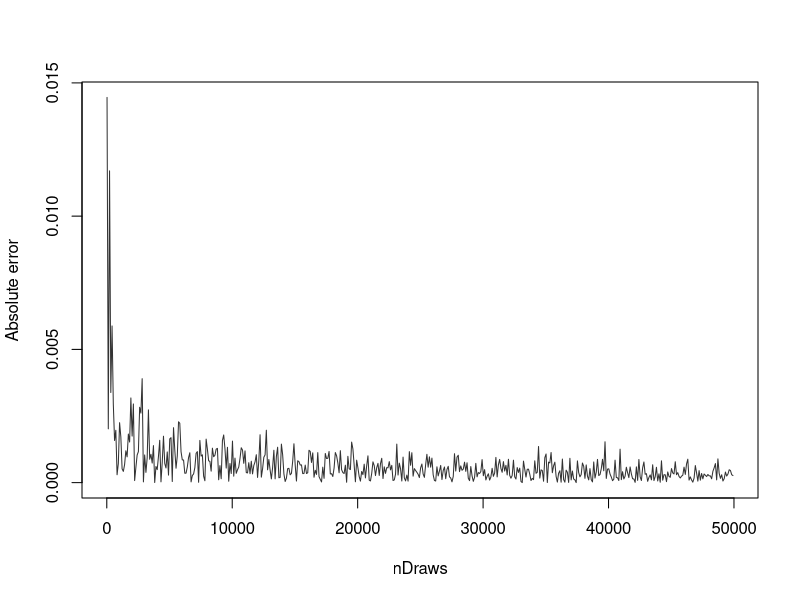
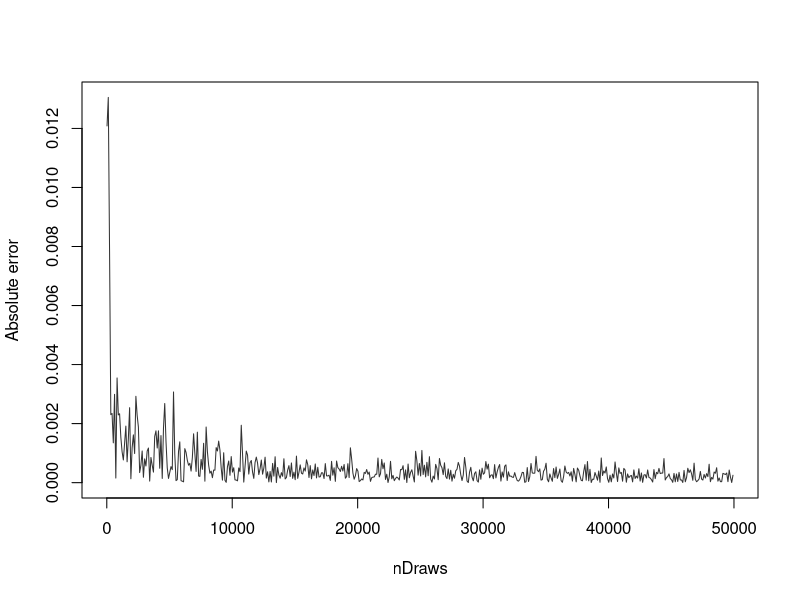
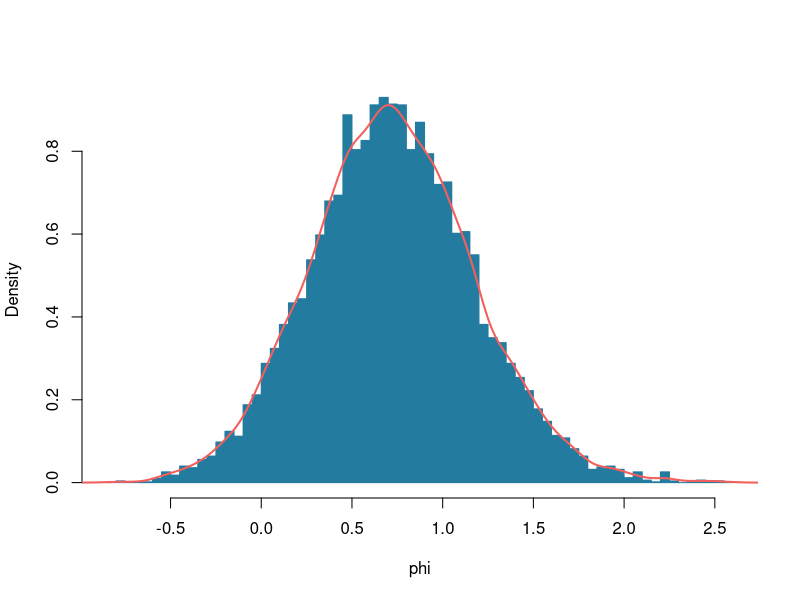

Recreate these plots in R, in order.
set.seed(12345)
col1 = '#247ba0'
col2 = '#f25f5c'
col3 = '#333333'

a = 2
b = 2
s = 14
n = 20

xGrid <- seq(0.001, 0.999, 0.001)

## 1a
draw = function(nDraws){
  sample = rbeta(nDraws, a+s, b+(n-s))
  mean_sample = mean(sample)
  sd_sample = sd(sample)
  
  return (c(mean_sample, sd_sample))
}

alpha = a + s
beta = b + (n-s)

intervals = seq(20,50000,100)
data = sapply(intervals, draw)

true = dbeta(xGrid, a+s, b+(n-s))
mean_true = alpha / (alpha + beta)
sd_true = sqrt( (alpha*beta) / ((alpha+beta)^2*(alpha+beta+1)) )

# Mean
pdf("converge_mean.pdf")
  plot(intervals, abs(data[1,]-mean_true), type='l', col=col3, xlab = 'nDraws', ylab='Absolute error')
dev.off()

# SD
pdf("converge_sd.pdf")
  plot(intervals, abs(data[2,]-sd_true), type='l', col=col3, xlab = 'nDraws', ylab='Absolute error')
dev.off()

## 1b
nDraws = 10000
posterior = rbeta(nDraws, a+s, b+(n-s))
true = pbeta(0.4, a+s, b+(n-s))

message((sum(posterior <= 0.4) / length(posterior)) * 100)
message(round(true*100, 3))

## 1c
nDraws = 10000
posterior = rbeta(nDraws, a+s, b+(n-s))
phi = log(posterior / (1 - posterior))

pdf("phi.pdf")
  hist(phi, 100, prob=TRUE, col=col1, border=col1, main='')
  lines(density(phi), lwd=2, col=col2)
dev.off()
